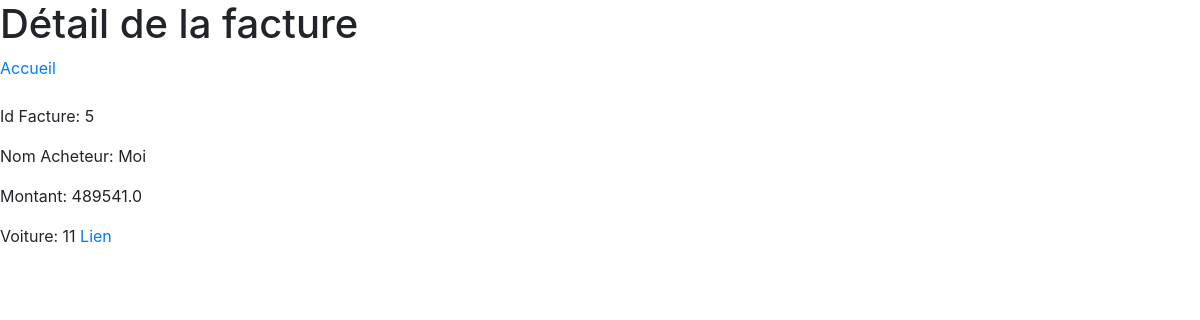
Page /magasin/facture/5/ on the committed database.
### magasin/models.py (models this page shows, shortened)
class Facture(models.Model):
    voitureVendue = models.ForeignKey(
        'Voiture',
        on_delete=models.DO_NOTHING,
    )
    montant = models.FloatField()
    nom_acheteur = models.CharField(max_length=50)

class Voiture(models.Model):
    no_serie = models.IntegerField(unique=True)
    marque = models.CharField(max_length=25)
    modele = models.CharField(max_length=25)
    COLOR_CHOICE = (
        ('Bl', 'Bleu'),
        ('Ro', 'Rouge'),
        ('Ja', 'Jaune'),
        ('No', 'Noir'),
        ('Blc', 'Blanc'),
        ('Gr', 'Gris'),
        ('Ve', 'Vert'),
    )
    couleur = models.CharField(max_length=4, choices=COLOR_CHOICE)
    annee = models.DateField()
    poids = models.IntegerField()
    prix = models.FloatField()
    def get_absolute_url(self):
        return reverse('magasin:voiture-detail', kwargs={'pk': self.pk})

### magasin/views.py (the view)
# urls.py: path('facture/<int:pk>/', FactureDetail.as_view(), name='facture-detail'),
class FactureDetail(DetailView):
    model = Facture
    fields = '__all__'

### magasin/templates/magasin/facture_detail.html
{% extends "magasin/base.html" %}
{% block content %}
<h1>Détail de la facture</h1>
<a href="/">Accueil</a>
<br><br>
<p>Id Facture: {{facture.id}}</p>
<p>Nom Acheteur: {{facture.nom_acheteur}}</p>
<p>Montant: {{facture.montant}}</p>
<p>Voiture: {{facture.voitureVendue.id}} <a href="{{ facture.voitureVendue.get_absolute_url }}">Lien</a></p>
{% endblock content %}

### rows in the picture
Facture: id "5", nom_acheteur "Moi", montant "489541.0", voitureVendue.id "11"
